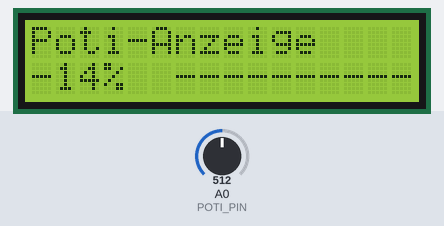
This sketch was run on a simulated Arduino Uno, built with avr-gcc and run on an emulated ATmega328P. Parts: 16×2 character LCD. The inputs (shaded band) are chosen by the test bench; at power-on: A0 (POTI_PIN) = 512. What the sketch prints to the serial monitor is not drawn.

Above: at 1.2 s.
1.3 s: A0 (POTI_PIN) set to 345
At 2.4 s:
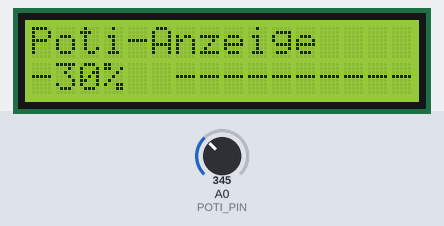
2.8 s: A0 (POTI_PIN) set to 309
At 4.1 s:
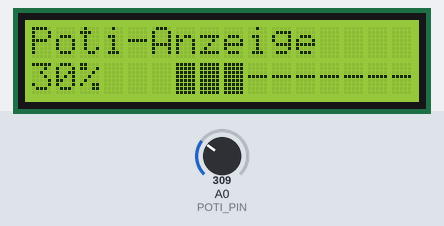
4.4 s: A0 (POTI_PIN) set to 122
At 5.3 s:
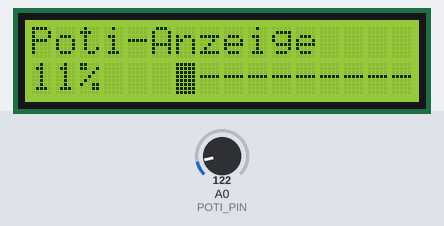
6.0 s: A0 (POTI_PIN) set to 194
At 6.8 s:
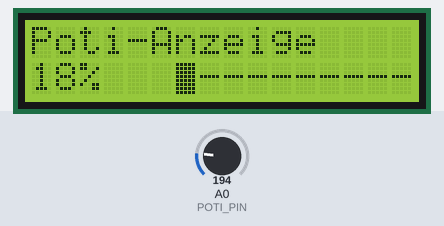
7.5 s: A0 (POTI_PIN) set to 215
At 8.3 s:
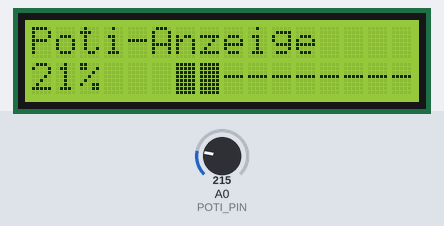
Timing chart, 0 to 10.0 s (numbered marks = the images above; inputs shaded):
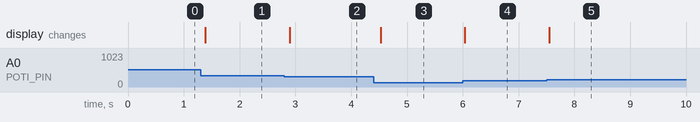

Measured:
- the behaviour switches between 328 and 327 on A0 (POTI_PIN) (found by bisection; images 1 and 2)
- the behaviour switches between 204 and 205 on A0 (POTI_PIN) (found by bisection; images 4 and 5)
- after the input at 1.3 s, the display: changes after 0.08 s (image 1)
- after the input at 2.8 s, the display: changes after 0.10 s (image 2)
- after the input at 4.4 s, the display: changes after 0.13 s (image 3)
- after the input at 6.0 s, the display: changes at once (image 4)
- after the input at 7.5 s, the display: changes after 0.05 s (image 5)

The sketch:

challenge4_display.ino
```cpp
// B04 Challenge 4: Prozent auf LCD anzeigen
// LCD 1602 I2C zeigt den Poti-Wert in Prozent

#include <Wire.h>
#include <LiquidCrystal_I2C.h>

const int POTI_PIN = A0;

// LCD: Adresse 0x27, 16 Spalten, 2 Zeilen
LiquidCrystal_I2C lcd(0x27, 16, 2);

void setup() {
  lcd.init();
  lcd.backlight();

  lcd.setCursor(0, 0);
  lcd.print("Poti-Anzeige");

  Serial.begin(9600);
  Serial.println("Poti auf LCD - Drehe am Poti!");
}

void loop() {
  int wert = analogRead(POTI_PIN);  // 0-1023
  int prozent = wert * 100 / 1023;

  // Zeile 2: Prozent und Balken
  lcd.setCursor(0, 1);
  lcd.print(prozent);
  lcd.print("%  ");

  // Balkenanzeige (10 Zeichen)
  lcd.setCursor(6, 1);
  int balken = prozent / 10;  // 0-10
  for (int i = 0; i < 10; i++) {
    if (i < balken) {
      lcd.print((char)255);  // Voller Block
    } else {
      lcd.print("-");
    }
  }

  Serial.print("Wert: ");
  Serial.print(wert);
  Serial.print(" = ");
  Serial.print(prozent);
  Serial.println("%");

  delay(100);
}
```
